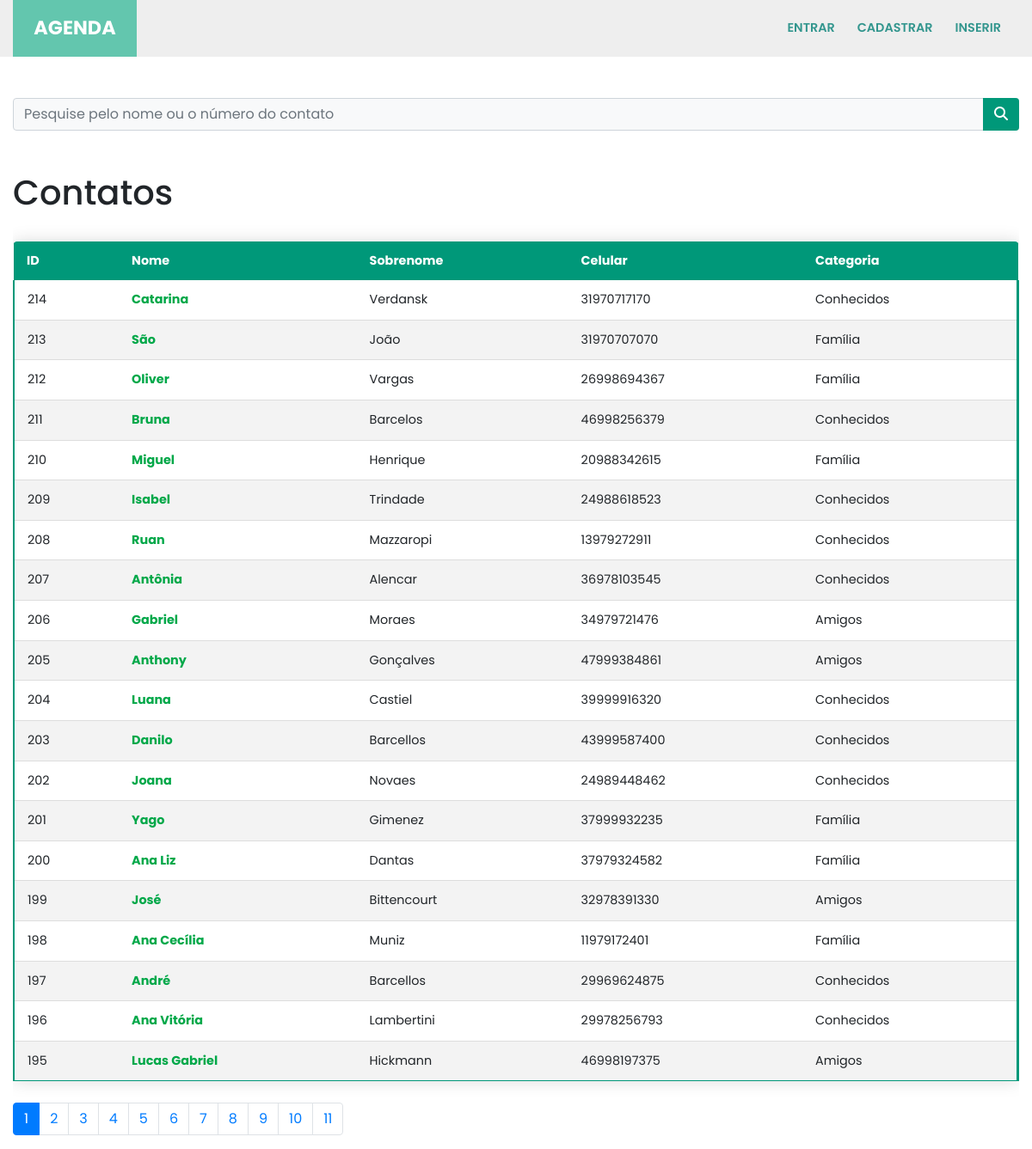
The page / on the database its author committed.
### contatos/models.py (models this page shows, shortened)
class Contato(models.Model):
    nome = models.CharField(max_length=150)
    sobrenome = models.CharField(max_length=255, blank=True)
    telefone = models.CharField(max_length=255)
    email = models.CharField(max_length=255, blank=True)
    data_criacao = models.DateTimeField(default=timezone.now)
    descricao = models.TextField(blank=True)
    categoria = models.ForeignKey(Categoria, on_delete=models.DO_NOTHING)
    mostrar = models.BooleanField(default=True)
    foto = models.ImageField(blank=True, upload_to='fotos/%Y/%m/')

class Categoria(models.Model):
    nome = models.CharField(max_length=255)
    def __str__(self):
        return self.nome

### contatos/views.py (the view)
# urls.py: path('', views.index, name='index'),
def index(request):
    contatos = Contato.objects.order_by('-id').filter(
        mostrar=True
    )
    paginator = Paginator(contatos, 20)
    page = request.GET.get('p')
    contatos = paginator.get_page(page)
    return render(request, 'contatos/index.html', {
        'contatos': contatos
    })

### contatos/templates/contatos/index.html
{% extends 'base.html' %}
{%block conteudo%}
<h1 class="mt-5">Contatos</h1>
<section id="table-overflow">
    <table class="content-table">
        <thead>
            <tr>
                <th>ID</th>
                <th>Nome</th>
                <th>Sobrenome</th>
                <th>Celular</th>
                <th>Categoria</th>
            </tr>
        </thead>
        <tbody>
            {% for contato in contatos %}
            <tr>
                <td>{{ contato.id }}</td>
                <td>
                    <a href="{% url 'ver_contato' contato.id %}">{{ contato.nome }}</a>
                </td>
                <td>{{ contato.sobrenome }}</td>
                <td>{{ contato.telefone }}</td>
                <td>{{ contato.categoria }}</td>
            </tr>
            {% endfor %}
        </tbody>
    </table>
</section>
<nav aria-label="Page navigation example">
    <ul class="pagination">
        {% for pagina in contatos.paginator.page_range %}
        {% if contatos.number == pagina %}
        <li class="page-item active">
            <a class="page-link" href="?p={{ pagina }}&termo={{ request.GET.termo }}">{{pagina}}</a>
        </li>
        {% else %}
        <li class="page-item">
            <a class="page-link" href="?p={{ pagina }}&termo={{ request.GET.termo }}">{{pagina}}</a>
        </li>
        {% endif %}
        {% endfor %}
    </ul>
</nav>
{%endblock%}

### templates/static/style/style.css (style rules this page uses)
html { scroll-behavior: smooth; }
* { margin: 0; padding: 0; font-family: 'Poppins', sans-serif; }
@media screen and (min-width: 992px) { #table-overflow { overflow-x: hidden !important; } }
#table-overflow { display: block; width: 100%; overflow-x: auto !important; }
table a { text-decoration: none !important; color: #00a849; font-weight: 700; }
.content-table { border-collapse: collapse; margin: 25px 0; font-size: 0.9em; min-width: 400px; border-radius: 5px 5px 0 0; overflow: hidden; box-shadow: 0 0 20px rgba(0, 0, 0, 0.15); width: 100%; }
.content-table thead tr { background-color: #009879; color: #ffffff; text-align: left; font-weight: bold; }
.content-table th, .content-table td { padding: 12px 15px; white-space: nowrap; }
.content-table tbody tr { border-bottom: 1px solid #dddddd; border-left: 2px solid #009879; border-right: 3px solid #009879; }
.content-table tbody tr:nth-of-type(even) { background-color: #f3f3f3; }
.content-table tbody tr:last-of-type { border-bottom: 1px solid #009879; }

### rows shown on the page
Contato: id "214", nome "Catarina", sobrenome "Verdansk", telefone "31970717170", categoria "Conhecidos"
Contato: id "213", nome "São", sobrenome "João", telefone "31970707070", categoria "Família"
Contato: id "212", nome "Oliver", sobrenome "Vargas", telefone "26998694367", categoria "Família"
Contato: id "211", nome "Bruna", sobrenome "Barcelos", telefone "46998256379", categoria "Conhecidos"
Contato: id "210", nome "Miguel", sobrenome "Henrique", telefone "20988342615", categoria "Família"
Contato: id "209", nome "Isabel", sobrenome "Trindade", telefone "24988618523", categoria "Conhecidos"
Contato: id "208", nome "Ruan", sobrenome "Mazzaropi", telefone "13979272911", categoria "Conhecidos"
Contato: id "207", nome "Antônia", sobrenome "Alencar", telefone "36978103545", categoria "Conhecidos"
Contato: id "206", nome "Gabriel", sobrenome "Moraes", telefone "34979721476", categoria "Amigos"
Contato: id "205", nome "Anthony", sobrenome "Gonçalves", telefone "47999384861", categoria "Amigos"
Contato: id "204", nome "Luana", sobrenome "Castiel", telefone "39999916320", categoria "Conhecidos"
Contato: id "203", nome "Danilo", sobrenome "Barcellos", telefone "43999587400", categoria "Conhecidos"
Contato: id "202", nome "Joana", sobrenome "Novaes", telefone "24989448462", categoria "Conhecidos"
Contato: id "201", nome "Yago", sobrenome "Gimenez", telefone "37999932235", categoria "Família"
Contato: id "200", nome "Ana Liz", sobrenome "Dantas", telefone "37979324582", categoria "Família"
Contato: id "199", nome "José", sobrenome "Bittencourt", telefone "32978391330", categoria "Amigos"
Contato: id "198", nome "Ana Cecília", sobrenome "Muniz", telefone "11979172401", categoria "Família"
Contato: id "197", nome "André", sobrenome "Barcellos", telefone "29969624875", categoria "Conhecidos"
Contato: id "196", nome "Ana Vitória", sobrenome "Lambertini", telefone "29978256793", categoria "Conhecidos"
Contato: id "195", nome "Lucas Gabriel", sobrenome "Hickmann", telefone "46998197375", categoria "Amigos"

### other values the page prints
{{ pagina }} "1"
{{ pagina }} "2" "3" "4" "5" "6" "7" "8" "9" "10" "11"
